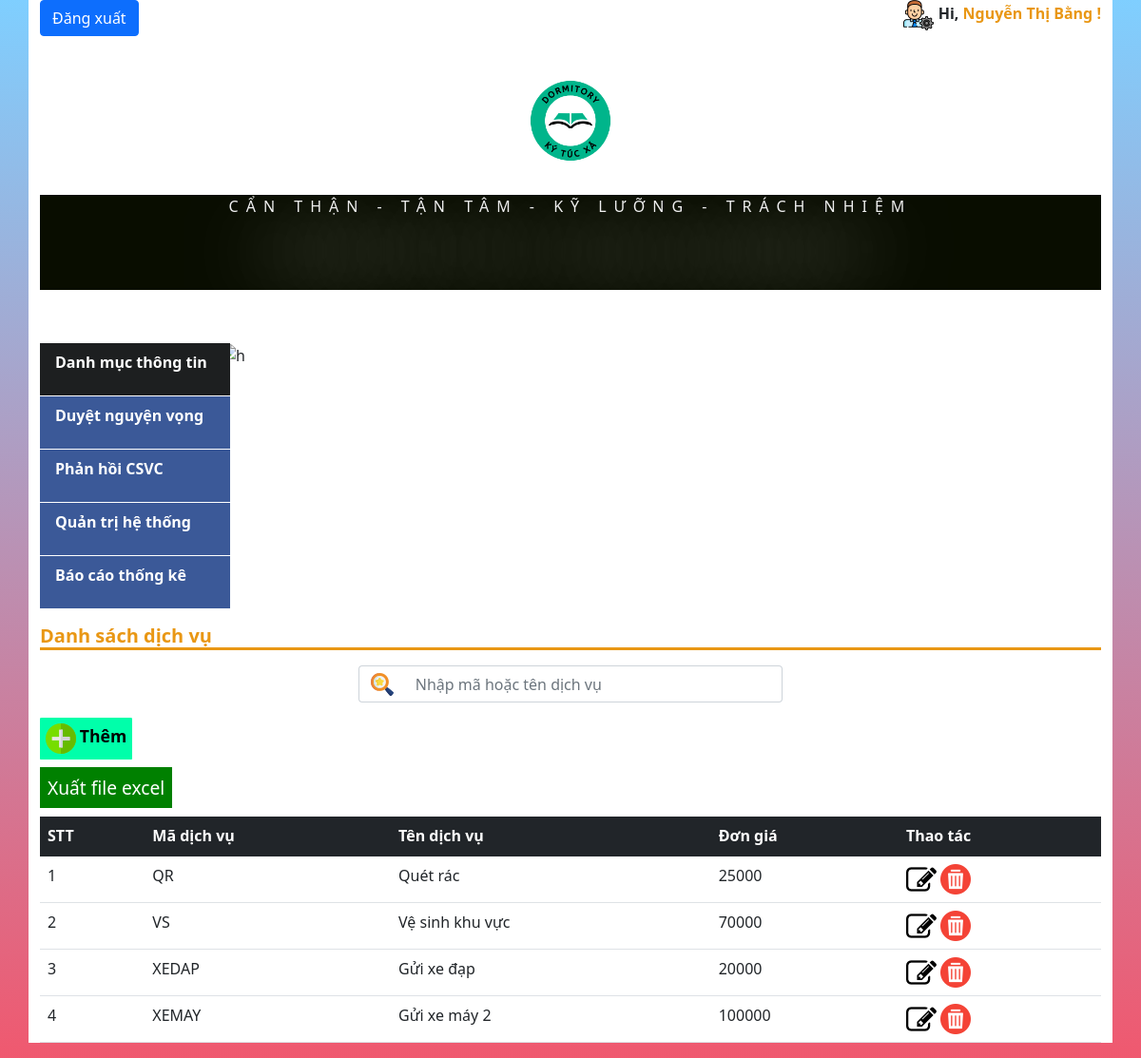
The app's page /admin/danhsachdichvu.php (signed in) with its own data.
### tables this page shows
CREATE TABLE `nhanvien` (
  `id` int(10) NOT NULL,
  `msnv` varchar(10) NOT NULL,
  `hoten` varchar(50) NOT NULL,
  `gioitinh` varchar(7) NOT NULL,
  `quequan` varchar(50) NOT NULL,
  `vitri` varchar(20) NOT NULL,
  `luong` float NOT NULL,
  `sodienthoai` varchar(12) NOT NULL
);

CREATE TABLE `dichvu` (
  `id` int(10) NOT NULL,
  `madichvu` varchar(10) NOT NULL,
  `tendichvu` varchar(50) NOT NULL,
  `dongia` float NOT NULL
);

### admin/danhsachdichvu.php (the view, shortened to what this page needs)
<?php
    require_once 'include/header.php';
?>
                <h4>Danh sách dịch vụ</h4>
                <div class="search-tt mt-3">
                    <form action="">
                    <div class="input-group mb-3 " style="width:40%;margin:0 auto;" >
                        <span class="input-group-text" style="border-right:none;background:none;">
                            <button style="border:none;background:none;">
                                <img src="/KTX/image/searching.png" alt="">
                            </button>
                        </span>
                        <input type="text" id="search_dichvu" class="form-control"style="border-left:none;" placeholder="Nhập mã hoặc tên dịch vụ">
                    </div>
                    </form>
                </div>
                <div class="themthongtin mt-3 mb-3">
                    <button data-bs-toggle="modal" data-bs-target="#myModal1">
                        <img src="/KTX/image/add.png" alt="">
                       <span>Thêm</span>
                    </button>
                </div>
                    <div class="mt-3 mb-3">
                    <a class="p-2" style = "background:green;width:100%;color:#fff;font-size:1.2rem" href="excel/dichvu.php">Xuất file excel</a>
                </div>
                <div>
                    <table class="table">
                        <thead class="table-dark">
                        <tr>
                            <th>STT</th>
                            <th>Mã dịch vụ</th>
                            <th>Tên dịch vụ</th>
                            <th>Đơn giá</th>
                            <th>Thao tác</th>
                        </tr>
                        </thead>
                        <tbody  id="danhsachdichvu">
                            <?php
                                $sql = "SELECT * FROM dichvu order by madichvu asc";
                                $i=0;
                                $res = mysqli_query($conn,$sql);
                                if($res == true){
                                    while($rows = mysqli_fetch_assoc($res)){
                                        $i++;
                            ?>
                                <tr>
                                    <td><?php echo $i?></td>
                                    <td><?php echo $rows['madichvu'] ?></td>
                                    <td><?php echo $rows['tendichvu'] ?></td>
                                    <td><?php echo $rows['dongia'] ?></td>
                                    <td>
                                        <a data-id="<?php echo $rows['id']?>" href="" data-bs-toggle="modal" class="edit_data_dichvu" data-bs-target="#myModal"><img src="/KTX/image/font-selection-editor.png" alt=""></a>
                                        <a onclick="canhbao2(<?php echo $rows['id'] ?>);"  data-id="<?php echo $rows['id']?>"  class="delete_data"><img src="/KTX/image/delete.png" alt=""></a>
                                    </td>
                                </tr>
                            <?php
                                    }
                                }
                            ?>
                        </tbody>
                    </table>
                </div>
    </div>
</body>
</html>

### admin/include/header.php (shortened to what this page needs)
<?php
    require_once '../config/DB.php';
    $taikhoan = $_SESSION['admin'];
    $sql = "SELECT * FROM admin,nhanvien where admin.idnv = nhanvien.id and admin.taikhoan = '$taikhoan'";
    $res = mysqli_query($conn,$sql);
    $row= [];
    if(mysqli_num_rows($res) >0){
        $row = mysqli_fetch_assoc($res);
    }
?>
<!DOCTYPE html>
<html lang="en">
<head>
    <link href="https://cdn.jsdelivr.net/npm/bootstrap@5.1.3/dist/css/bootstrap.min.css" rel="stylesheet">
    <link rel="stylesheet" href="/KTX/css/admin.css">
</head>
<body>
    <div class="container">
        <div class="header">
            <p><a class="btn btn-primary " href="/KTX/dangxuat.php">Đăng xuất</a></p>
            <p class="ten">
                <img src="/KTX/image/admin.png" alt="logoadmin">
                 Hi,
                 <span>
                    <?php
                    echo $row['hoten']; ?> !
                 </span>
            </p>
            <div style="text-align:center;margin-top:2%;">
                <img src="/KTX/image/logo.png" alt="logo" style="width:12%;">
            </div>
            <div class="text-center" style="margin-bottom: 1%;margin-top:1%;background: #090d00; color: #efefef">
                <p class="ghichu"  style="">
                    CẨN THẬN - TẬN TÂM - KỸ LƯỠNG - TRÁCH NHIỆM
                    <span class="tieudektx">
                    </span>
                </p>
            </div>
        </div>
        <div class="row" style="margin-top:5%;">
            <div class="col-sm-2" id="mainnav">
                <ul>
                    <li class="thefirst" >
                        <a href="#">Danh mục thông tin</a>
                    </li>
                    <li><a href="/KTX/admin/dangkyphong.php">Duyệt nguyện vọng</a></li>
                    <li>
                        <a href="/KTX/admin/phanhoicsvc.php">Phản hồi CSVC</a>
                    </li>
                    <li>
                        <a href="#" >Quản trị hệ thống</a>
                    </li>
                    <li>
                        <a href="/KTX/admin/thongke.php">Báo cáo thống kê</a>
                    </li>
                </ul>
            </div>
            <div class="col-sm-10">
                <img src="/KTX/image/shc.jpg" alt="h" width="100%" height="280px">
            </div>
        </div>

### css/admin.css (style rules this page uses)
* { margin: 0; padding: 0; transition: all 0.3s; }
body { background-image:linear-gradient(to bottom, rgb(0, 159, 255, 0.5), rgb(236, 47, 75, 0.8)), url('https://niemvuilaptrinh.ams3.cdn.digitaloceanspaces.com/pexels-paul-ijsendoorn-33041.jpg'); background-size: cover; }
a { text-decoration: none; }
.container { background-color: white; }
.header p { display: inline; }
.header .ten { float:right;font-weight:bold; }
.header .ten span { color:#e99714; cursor: pointer; }
#mainnav ul { background: #3B5998; list-style: none; padding: 0px; width: 200px; text-align: left; }
#mainnav ul li { position: relative; width: 200px; height: 56px; line-height: 40px; border-bottom: 1px solid #fff; }
#mainnav ul .thefirst { background: #1D1F20; }
#mainnav ul li a { text-decoration: none; color: #fff; font-weight: bold; padding: 0 16px; display: block; }
h4 { color: #e99714; font-weight:bold; font-size:20px; border-bottom:3px inset #e99714; }
.themthongtin button { border: none; border-radius: 2%; padding: 0.5%; background-color: #0fa; }
.themthongtin button span { font-size: 1.1rem; font-weight: bold; }

### admin/include/header.php (style rules this page uses)
.ghichu { text-transform: uppercase; letter-spacing: .5em; display: inline-block; border-width: 4px 0; padding: 1.5em 0em; width: 40em; margin: 0 auto; }
.tieudektx { font: 700 3em/1 "Oswald", sans-serif; letter-spacing: 0; padding: .25em 0 .325em; display: block; margin: 0 auto; text-shadow: 0 0 80px rgba(255,255,255,.5); background: url(https://i.ibb.co/RDTnNrT/animated-text-fill.png) repeat-y; -webkit-background-clip: text; background-clip: text; -webkit-text-fill-color: transparent; -webkit-animation: aitf 80s linear infinite; -webkit-transform: translate3d(0,0,0); -webkit-backface-visibility: hidden; }

### records on screen
dichvu: madichvu "QR", tendichvu "Quét rác", dongia "25000"
dichvu: madichvu "VS", tendichvu "Vệ sinh khu vực", dongia "70000"
dichvu: madichvu "XEDAP", tendichvu "Gửi xe đạp", dongia "20000"
dichvu: madichvu "XEMAY", tendichvu "Gửi xe máy 2", dongia "100000"

### other values on screen
$row['hoten'] "Nguyễn Thị Bằng"
